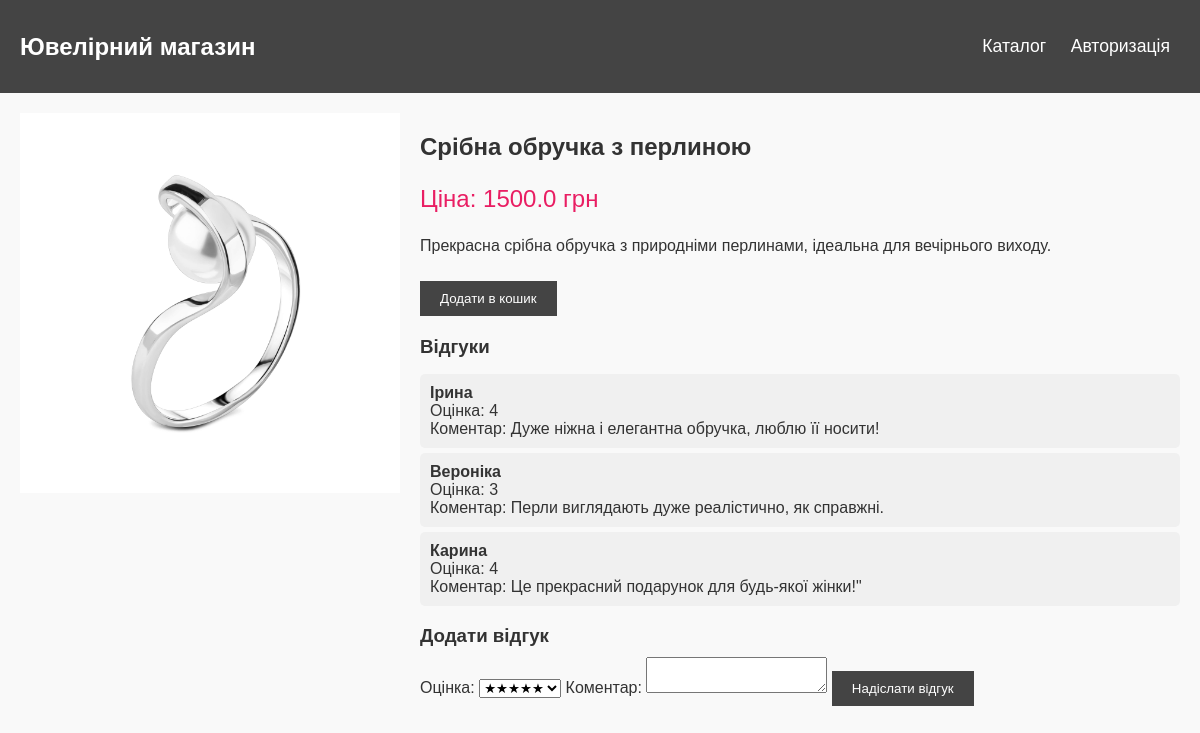
The app's page /good/2 with its own data.
### app.py (models this page shows)
class Good(db.Model):
    id = db.Column(db.Integer, primary_key=True)
    name = db.Column(db.String(80), nullable=False)
    price = db.Column(db.Float, nullable=False)
    description = db.Column(db.Text, nullable=True)
    category_id = db.Column(db.Integer, db.ForeignKey('category.id'), nullable=False)
    category = db.relationship('Category', backref=db.backref('goods', lazy=True))
    image = db.Column(db.String(120), nullable=True)

class Review(db.Model):
    id = db.Column(db.Integer, primary_key=True)
    good_id = db.Column(db.Integer, db.ForeignKey('good.id'), nullable=False)
    rating = db.Column(db.Integer, nullable=False)
    comment = db.Column(db.Text, nullable=False)
    username = db.Column(db.String(80), nullable=False)
    good = db.relationship('Good', backref=db.backref('reviews', lazy=True))

### app.py (the view, shortened to what this page needs)
@app.route('/good/<int:good_id>', methods=['GET', 'POST'])
def good_detail(good_id):
    good = Good.query.get_or_404(good_id)
    reviews = Review.query.filter_by(good_id=good_id).all()
    return render_template('good_detail.html', good=good, reviews=reviews)

### templates/good_detail.html (shortened to what this page needs)
{% extends "layout.html" %}
{% block content %}
<div class="good-detail">
    <div class="good-image">
        <img src="{{ url_for('static', filename='uploads/' ~ good.image) }}" alt="{{ good.name }}">
    </div>
    <div class="good-info">
        <h2>{{ good.name }}</h2>
        <p class="price">Ціна: {{ good.price }} грн</p>
        <p>{{ good.description }}</p>
        <form method="post" action="{{ url_for('add_to_cart', good_id=good.id) }}">
            <button type="submit" class="btn">Додати в кошик</button>
        </form>
        <div class="reviews">
            <h3>Відгуки</h3>
            <ul>
                {% for review in reviews %}
                <li>
                    <strong>{{ review.username }}</strong><br>
                    Оцінка: {{ review.rating }}<br>
                    Коментар: {{ review.comment }}
                </li>
                {% endfor %}
            </ul>
            <h3>Додати відгук</h3>
            <form method="post" action="{{ url_for('good_detail', good_id=good.id) }}">
                <label for="rating">Оцінка:</label>
                <select id="rating" name="rating" required>
                    <option value="5">★★★★★</option>
                </select>
                <label for="comment">Коментар:</label>
                <textarea id="comment" name="comment" required></textarea>
                <button type="submit" class="btn">Надіслати відгук</button>
            </form>
        </div>
    </div>
</div>
{% endblock %}

### static/styles.css (style rules this page uses)
body { font-family: Arial, sans-serif; margin: 0; padding: 0; background-color: #f9f9f9; color: #333; }
.btn { padding: 10px 20px; background-color: #444; color: #fff; text-decoration: none; border: none; cursor: pointer; margin-top: 10px; }
.good-detail { display: flex; flex-direction: row; align-items: flex-start; gap: 20px; }
.good-image { flex: 1; text-align: center; }
.good-image img { max-width: 100%; height: auto; }
.good-info { flex: 2; }
.good-info .price { font-size: 1.5em; color: #e91e63; }
.reviews { margin-top: 20px; }
.reviews h3 { margin-bottom: 10px; }
.reviews ul { list-style: none; padding: 0; }
.reviews li { background: #f0f0f0; padding: 10px; margin-bottom: 5px; border-radius: 5px; }

### records on screen
Good: image (picture), name "Срібна обручка з перлиною", price "1500.0", description "Прекрасна срібна обручка з природніми перлинами, ідеальна для вечірнього виходу."
Review: username "Ірина", rating "4", comment "Дуже ніжна і елегантна обручка, люблю її носити!"
Review: username "Вероніка", rating "3", comment "Перли виглядають дуже реалістично, як справжні."
Review: username "Карина", rating "4", comment "Це прекрасний подарунок для будь-якої жінки!\""
